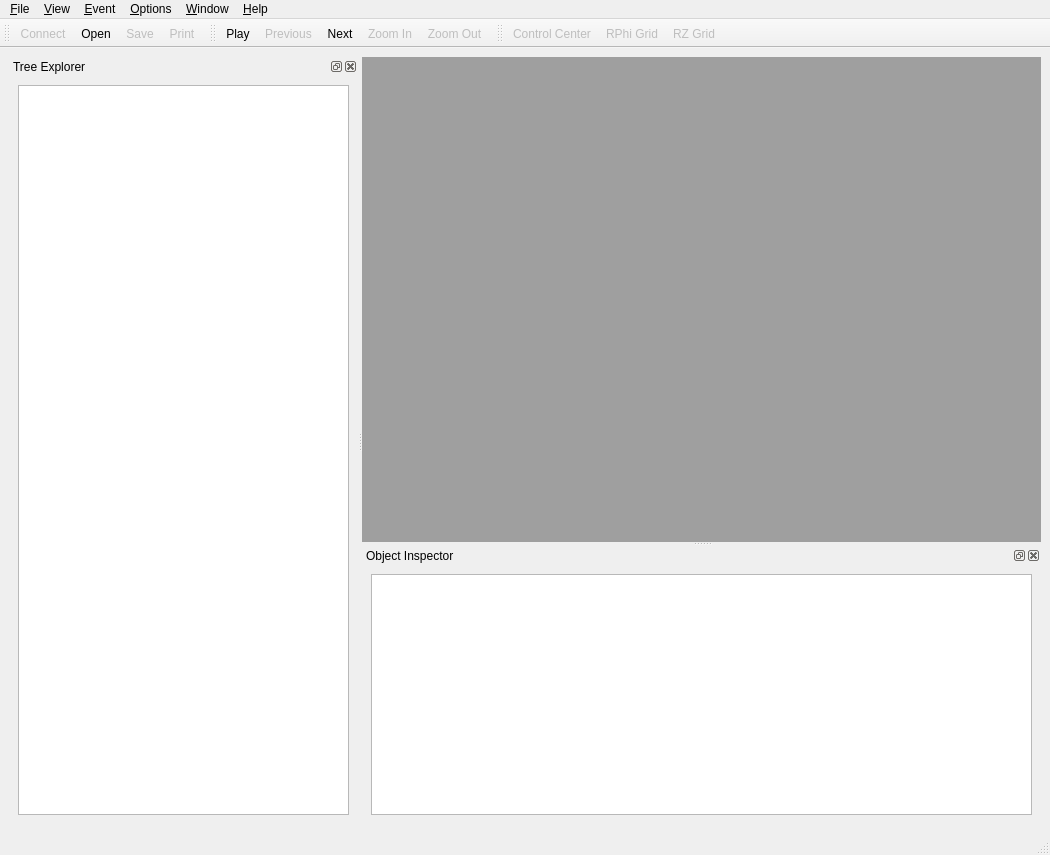
<?xml version="1.0" encoding="UTF-8"?>
<ui version="4.0">
 <class>IgMainWindow</class>
 <widget class="QMainWindow" name="IgMainWindow">
  <property name="geometry">
   <rect>
    <x>0</x>
    <y>0</y>
    <width>1050</width>
    <height>855</height>
   </rect>
  </property>
  <property name="windowTitle">
   <string>IGUANA iSpy</string>
  </property>
  <property name="windowIcon">
   <iconset resource="../interface/iggi.qrc">
    <normaloff>:/images/iguana-small.xpm</normaloff>:/images/iguana-small.xpm</iconset>
  </property>
  <property name="dockNestingEnabled">
   <bool>true</bool>
  </property>
  <property name="dockOptions">
   <set>QMainWindow::AllowNestedDocks|QMainWindow::AllowTabbedDocks|QMainWindow::AnimatedDocks|QMainWindow::VerticalTabs</set>
  </property>
  <widget class="QWidget" name="centralwidget">
   <layout class="QGridLayout" name="gridLayout_3">
    <item row="0" column="0">
     <widget class="QSplitter" name="splitter_2">
      <property name="orientation">
       <enum>Qt::Horizontal</enum>
      </property>
      <widget class="QDockWidget" name="dockTreeWidget">
       <property name="enabled">
        <bool>true</bool>
       </property>
       <property name="sizePolicy">
        <sizepolicy hsizetype="Preferred" vsizetype="Preferred">
         <horstretch>0</horstretch>
         <verstretch>0</verstretch>
        </sizepolicy>
       </property>
       <property name="minimumSize">
        <size>
         <width>112</width>
         <height>132</height>
        </size>
       </property>
       <property name="floating">
        <bool>false</bool>
       </property>
       <property name="features">
        <set>QDockWidget::AllDockWidgetFeatures</set>
       </property>
       <property name="windowTitle">
        <string>Tree Explorer</string>
       </property>
       <widget class="QWidget" name="dockTreeWidgetContents">
        <layout class="QGridLayout" name="gridLayout_2">
         <item row="0" column="0">
          <widget class="QTreeView" name="treeView">
           <property name="alternatingRowColors">
            <bool>true</bool>
           </property>
           <property name="headerHidden">
            <bool>false</bool>
           </property>
          </widget>
         </item>
        </layout>
       </widget>
      </widget>
      <widget class="QSplitter" name="splitter">
       <property name="orientation">
        <enum>Qt::Vertical</enum>
       </property>
       <widget class="QMdiArea" name="mdiArea">
        <property name="viewMode">
         <enum>QMdiArea::TabbedView</enum>
        </property>
       </widget>
       <widget class="QDockWidget" name="dockTableWidget">
        <property name="floating">
         <bool>false</bool>
        </property>
        <property name="windowTitle">
         <string>Object Inspector</string>
        </property>
        <widget class="QWidget" name="dockTableWidgetContents">
         <layout class="QGridLayout" name="gridLayout">
          <item row="0" column="0">
           <widget class="QTableView" name="tableView">
            <property name="editTriggers">
             <set>QAbstractItemView::NoEditTriggers</set>
            </property>
            <property name="alternatingRowColors">
             <bool>true</bool>
            </property>
           </widget>
          </item>
         </layout>
        </widget>
       </widget>
      </widget>
     </widget>
    </item>
   </layout>
  </widget>
  <widget class="QMenuBar" name="menubar">
   <property name="geometry">
    <rect>
     <x>0</x>
     <y>0</y>
     <width>1050</width>
     <height>22</height>
    </rect>
   </property>
   <widget class="QMenu" name="menuFile">
    <property name="tearOffEnabled">
     <bool>true</bool>
    </property>
    <property name="title">
     <string>&amp;File</string>
    </property>
    <widget class="QMenu" name="menuRecentOpenedFiles">
     <property name="enabled">
      <bool>false</bool>
     </property>
     <property name="title">
      <string>Recent</string>
     </property>
     <addaction name="separator"/>
     <addaction name="actionClearMenu"/>
    </widget>
    <addaction name="actionConnect"/>
    <addaction name="actionFileOpen"/>
    <addaction name="menuRecentOpenedFiles"/>
    <addaction name="separator"/>
    <addaction name="actionSave"/>
    <addaction name="actionSave_as"/>
    <addaction name="separator"/>
    <addaction name="actionPrint"/>
    <addaction name="actionSave_Image"/>
    <addaction name="separator"/>
    <addaction name="actionClose"/>
    <addaction name="separator"/>
    <addaction name="actionQuit"/>
   </widget>
   <widget class="QMenu" name="menuHelp">
    <property name="tearOffEnabled">
     <bool>true</bool>
    </property>
    <property name="title">
     <string>&amp;Help</string>
    </property>
    <addaction name="actionAbout"/>
    <addaction name="actionAbout_Qt"/>
   </widget>
   <widget class="QMenu" name="menuEvent">
    <property name="tearOffEnabled">
     <bool>true</bool>
    </property>
    <property name="title">
     <string>&amp;Event</string>
    </property>
    <addaction name="actionNext"/>
    <addaction name="actionPrevious"/>
    <addaction name="actionGo_to"/>
    <addaction name="actionSkip"/>
    <addaction name="actionRewind"/>
    <addaction name="separator"/>
    <addaction name="actionAuto"/>
   </widget>
   <widget class="QMenu" name="menuView">
    <property name="tearOffEnabled">
     <bool>true</bool>
    </property>
    <property name="title">
     <string>&amp;View</string>
    </property>
    <widget class="QMenu" name="menuAdd">
     <property name="enabled">
      <bool>false</bool>
     </property>
     <property name="title">
      <string>Add...</string>
     </property>
     <addaction name="action3D"/>
     <addaction name="actionRPhi"/>
     <addaction name="actionRZ"/>
     <addaction name="actionLego"/>
    </widget>
    <addaction name="menuAdd"/>
    <addaction name="separator"/>
    <addaction name="actionObject_Inspector"/>
    <addaction name="actionTwig_Explorer"/>
    <addaction name="separator"/>
    <addaction name="actionToolbars"/>
   </widget>
   <widget class="QMenu" name="menuOptions">
    <property name="tearOffEnabled">
     <bool>true</bool>
    </property>
    <property name="title">
     <string>&amp;Options</string>
    </property>
    <property name="separatorsCollapsible">
     <bool>true</bool>
    </property>
    <addaction name="actionOpen_Application_Settings"/>
    <addaction name="actionOpen_INI_File"/>
    <addaction name="actionOpen_Mac_Property_List"/>
    <addaction name="actionOpen_Windows_Registry_Path"/>
    <addaction name="separator"/>
    <addaction name="actionEditSettings"/>
    <addaction name="separator"/>
    <addaction name="actionRefresh"/>
    <addaction name="separator"/>
    <addaction name="actionAuto_Refresh"/>
    <addaction name="actionFallbacks"/>
    <addaction name="separator"/>
    <addaction name="actionSaveSettings"/>
   </widget>
   <widget class="QMenu" name="menuWindow">
    <property name="tearOffEnabled">
     <bool>true</bool>
    </property>
    <property name="title">
     <string>&amp;Window</string>
    </property>
    <addaction name="actionMaximize"/>
    <addaction name="actionFull_screen"/>
    <addaction name="separator"/>
    <addaction name="actionZoom_In"/>
    <addaction name="actionZoom_Out"/>
    <addaction name="separator"/>
    <addaction name="actionTile"/>
    <addaction name="actionCascade"/>
   </widget>
   <addaction name="menuFile"/>
   <addaction name="menuView"/>
   <addaction name="menuEvent"/>
   <addaction name="menuOptions"/>
   <addaction name="menuWindow"/>
   <addaction name="menuHelp"/>
  </widget>
  <widget class="QStatusBar" name="statusbar"/>
  <widget class="QToolBar" name="toolBarFile">
   <property name="windowTitle">
    <string>toolBar</string>
   </property>
   <attribute name="toolBarArea">
    <enum>TopToolBarArea</enum>
   </attribute>
   <attribute name="toolBarBreak">
    <bool>false</bool>
   </attribute>
   <addaction name="actionConnect"/>
   <addaction name="actionFileOpen"/>
   <addaction name="actionSave"/>
   <addaction name="actionPrint"/>
  </widget>
  <widget class="QToolBar" name="toolBarEvent">
   <property name="windowTitle">
    <string>toolBar</string>
   </property>
   <attribute name="toolBarArea">
    <enum>TopToolBarArea</enum>
   </attribute>
   <attribute name="toolBarBreak">
    <bool>false</bool>
   </attribute>
   <addaction name="actionAuto"/>
   <addaction name="actionPrevious"/>
   <addaction name="actionNext"/>
   <addaction name="actionZoom_In"/>
   <addaction name="actionZoom_Out"/>
  </widget>
  <widget class="QToolBar" name="toolBar">
   <property name="windowTitle">
    <string>toolBar</string>
   </property>
   <attribute name="toolBarArea">
    <enum>TopToolBarArea</enum>
   </attribute>
   <attribute name="toolBarBreak">
    <bool>false</bool>
   </attribute>
   <addaction name="actionShowControlCenter"/>
   <addaction name="actionRPhi_Grid"/>
   <addaction name="actionRZ_Grid"/>
  </widget>
  <action name="actionQuit">
   <property name="text">
    <string>&amp;Quit</string>
   </property>
   <property name="shortcut">
    <string>Ctrl+Q</string>
   </property>
  </action>
  <action name="actionFileOpen">
   <property name="icon">
    <iconset resource="../interface/iggi.qrc">
     <normaloff>:/images/fileopen.png</normaloff>:/images/fileopen.png</iconset>
   </property>
   <property name="text">
    <string>Open...</string>
   </property>
  </action>
  <action name="actionAbout">
   <property name="enabled">
    <bool>true</bool>
   </property>
   <property name="text">
    <string>About</string>
   </property>
  </action>
  <action name="actionNext">
   <property name="icon">
    <iconset resource="../interface/iggi.qrc">
     <normaloff>:/images/next.png</normaloff>:/images/next.png</iconset>
   </property>
   <property name="text">
    <string>&amp;Next</string>
   </property>
   <property name="shortcut">
    <string comment="Show next event in the ig file">Ctrl+N</string>
   </property>
  </action>
  <action name="actionPrevious">
   <property name="enabled">
    <bool>false</bool>
   </property>
   <property name="icon">
    <iconset resource="../interface/iggi.qrc">
     <normaloff>:/images/previous.png</normaloff>:/images/previous.png</iconset>
   </property>
   <property name="text">
    <string>&amp;Previous</string>
   </property>
   <property name="shortcut">
    <string>Ctrl+P</string>
   </property>
  </action>
  <action name="actionGo_to">
   <property name="enabled">
    <bool>false</bool>
   </property>
   <property name="text">
    <string>&amp;Go to...</string>
   </property>
  </action>
  <action name="actionSkip">
   <property name="enabled">
    <bool>false</bool>
   </property>
   <property name="text">
    <string>Skip...</string>
   </property>
  </action>
  <action name="actionAuto">
   <property name="checkable">
    <bool>true</bool>
   </property>
   <property name="icon">
    <iconset resource="../interface/iggi.qrc">
     <normaloff>:/images/play.png</normaloff>
     <normalon>:/images/pause.png</normalon>:/images/play.png</iconset>
   </property>
   <property name="text">
    <string>Play</string>
   </property>
   <property name="toolTip">
    <string>Play Events</string>
   </property>
  </action>
  <action name="action3D">
   <property name="text">
    <string>3D</string>
   </property>
  </action>
  <action name="actionRPhi">
   <property name="text">
    <string>RPhi</string>
   </property>
  </action>
  <action name="actionRZ">
   <property name="text">
    <string>RZ</string>
   </property>
  </action>
  <action name="actionLego">
   <property name="text">
    <string>Lego</string>
   </property>
  </action>
  <action name="actionPrint">
   <property name="enabled">
    <bool>false</bool>
   </property>
   <property name="icon">
    <iconset resource="../interface/iggi.qrc">
     <normaloff>:/images/print.png</normaloff>:/images/print.png</iconset>
   </property>
   <property name="text">
    <string>Print...</string>
   </property>
  </action>
  <action name="actionClose">
   <property name="enabled">
    <bool>false</bool>
   </property>
   <property name="text">
    <string>Close</string>
   </property>
   <property name="shortcut">
    <string>Ctrl+W</string>
   </property>
  </action>
  <action name="actionClearMenu">
   <property name="text">
    <string>Clear Menu</string>
   </property>
  </action>
  <action name="actionSave">
   <property name="enabled">
    <bool>false</bool>
   </property>
   <property name="icon">
    <iconset resource="../interface/iggi.qrc">
     <normaloff>:/images/filesave.png</normaloff>:/images/filesave.png</iconset>
   </property>
   <property name="text">
    <string>&amp;Save</string>
   </property>
   <property name="shortcut">
    <string>Ctrl+S</string>
   </property>
  </action>
  <action name="actionSave_as">
   <property name="enabled">
    <bool>false</bool>
   </property>
   <property name="text">
    <string>Save as...</string>
   </property>
  </action>
  <action name="actionSave_Image">
   <property name="enabled">
    <bool>false</bool>
   </property>
   <property name="text">
    <string>Save Image...</string>
   </property>
  </action>
  <action name="actionConnect">
   <property name="checkable">
    <bool>true</bool>
   </property>
   <property name="enabled">
    <bool>false</bool>
   </property>
   <property name="icon">
    <iconset resource="../interface/iggi.qrc">
     <normaloff>:/images/network4.png</normaloff>
     <activeoff>:/images/network-red.png</activeoff>
     <activeon>:/images/network-green.png</activeon>
     <selectedoff>:/images/network-red.png</selectedoff>
     <selectedon>:/images/network-green.png</selectedon>:/images/network4.png</iconset>
   </property>
   <property name="text">
    <string>Connect</string>
   </property>
   <property name="toolTip">
    <string>Connect Online to Iguana Producer</string>
   </property>
  </action>
  <action name="actionToolbars">
   <property name="enabled">
    <bool>false</bool>
   </property>
   <property name="text">
    <string>Toolbars</string>
   </property>
  </action>
  <action name="actionRewind">
   <property name="enabled">
    <bool>false</bool>
   </property>
   <property name="text">
    <string>Rewind</string>
   </property>
  </action>
  <action name="actionTwig_Explorer">
   <property name="checkable">
    <bool>true</bool>
   </property>
   <property name="checked">
    <bool>true</bool>
   </property>
   <property name="text">
    <string>Tree Explorer</string>
   </property>
  </action>
  <action name="actionObject_Inspector">
   <property name="checkable">
    <bool>true</bool>
   </property>
   <property name="checked">
    <bool>true</bool>
   </property>
   <property name="text">
    <string>Object Inspector</string>
   </property>
  </action>
  <action name="actionRPhi_Grid">
   <property name="checkable">
    <bool>true</bool>
   </property>
   <property name="enabled">
    <bool>false</bool>
   </property>
   <property name="icon">
    <iconset resource="../interface/iggi.qrc">
     <normaloff>:/images/crosshair.png</normaloff>
     <normalon>:/images/crosshair.png</normalon>:/images/crosshair.png</iconset>
   </property>
   <property name="text">
    <string>RPhi Grid</string>
   </property>
  </action>
  <action name="actionRZ_Grid">
   <property name="checkable">
    <bool>true</bool>
   </property>
   <property name="enabled">
    <bool>false</bool>
   </property>
   <property name="icon">
    <iconset resource="../interface/iggi.qrc">
     <normaloff>:/images/grid.png</normaloff>
     <normalon>:/images/grid.png</normalon>:/images/grid.png</iconset>
   </property>
   <property name="text">
    <string>RZ Grid</string>
   </property>
  </action>
  <action name="actionZoom_In">
   <property name="enabled">
    <bool>false</bool>
   </property>
   <property name="icon">
    <iconset resource="../interface/iggi.qrc">
     <normaloff>:/images/zoom_in.png</normaloff>:/images/zoom_in.png</iconset>
   </property>
   <property name="text">
    <string>Zoom In</string>
   </property>
   <property name="shortcut">
    <string>Ctrl++</string>
   </property>
  </action>
  <action name="actionZoom_Out">
   <property name="enabled">
    <bool>false</bool>
   </property>
   <property name="icon">
    <iconset resource="../interface/iggi.qrc">
     <normaloff>:/images/zoom_out.png</normaloff>:/images/zoom_out.png</iconset>
   </property>
   <property name="text">
    <string>Zoom Out</string>
   </property>
   <property name="shortcut">
    <string>Ctrl+-</string>
   </property>
  </action>
  <action name="actionShowControlCenter">
   <property name="checkable">
    <bool>true</bool>
   </property>
   <property name="enabled">
    <bool>false</bool>
   </property>
   <property name="icon">
    <iconset resource="../interface/iggi.qrc">
     <normaloff>:/images/controlcenter.png</normaloff>
     <normalon>:/images/controlcenter.png</normalon>:/images/controlcenter.png</iconset>
   </property>
   <property name="text">
    <string> Control Center</string>
   </property>
  </action>
  <action name="actionSaveSettings">
   <property name="checkable">
    <bool>true</bool>
   </property>
   <property name="text">
    <string>Save Settings</string>
   </property>
   <property name="whatsThis">
    <string>Save application settings on exit</string>
   </property>
  </action>
  <action name="actionEditSettings">
   <property name="text">
    <string>Edit Settings...</string>
   </property>
  </action>
  <action name="actionOpen_Application_Settings">
   <property name="text">
    <string>Open Application Settings...</string>
   </property>
  </action>
  <action name="actionOpen_INI_File">
   <property name="text">
    <string>Open INI File...</string>
   </property>
  </action>
  <action name="actionOpen_Mac_Property_List">
   <property name="text">
    <string>Open Mac Property List...</string>
   </property>
  </action>
  <action name="actionOpen_Windows_Registry_Path">
   <property name="text">
    <string>Open Windows Registry Path...</string>
   </property>
  </action>
  <action name="actionRefresh">
   <property name="checkable">
    <bool>false</bool>
   </property>
   <property name="checked">
    <bool>false</bool>
   </property>
   <property name="text">
    <string>Refresh</string>
   </property>
  </action>
  <action name="actionAuto_Refresh">
   <property name="checkable">
    <bool>true</bool>
   </property>
   <property name="checked">
    <bool>true</bool>
   </property>
   <property name="text">
    <string>Auto-Refresh</string>
   </property>
  </action>
  <action name="actionFallbacks">
   <property name="checkable">
    <bool>true</bool>
   </property>
   <property name="checked">
    <bool>true</bool>
   </property>
   <property name="text">
    <string>Fallbacks</string>
   </property>
  </action>
  <action name="actionAbout_Qt">
   <property name="text">
    <string>About Qt</string>
   </property>
  </action>
  <action name="actionMaximize">
   <property name="text">
    <string>Maximize</string>
   </property>
  </action>
  <action name="actionFull_screen">
   <property name="text">
    <string>Full screen</string>
   </property>
  </action>
  <action name="actionTile">
   <property name="text">
    <string>Tile</string>
   </property>
  </action>
  <action name="actionCascade">
   <property name="text">
    <string>Cascade</string>
   </property>
  </action>
 </widget>
 <resources>
  <include location="../interface/iggi.qrc"/>
 </resources>
 <connections>
  <connection>
   <sender>actionObject_Inspector</sender>
   <signal>triggered(bool)</signal>
   <receiver>dockTableWidget</receiver>
   <slot>setShown(bool)</slot>
   <hints>
    <hint type="sourcelabel">
     <x>-1</x>
     <y>-1</y>
    </hint>
    <hint type="destinationlabel">
     <x>946</x>
     <y>693</y>
    </hint>
   </hints>
  </connection>
  <connection>
   <sender>actionTwig_Explorer</sender>
   <signal>triggered(bool)</signal>
   <receiver>dockTreeWidget</receiver>
   <slot>setShown(bool)</slot>
   <hints>
    <hint type="sourcelabel">
     <x>-1</x>
     <y>-1</y>
    </hint>
    <hint type="destinationlabel">
     <x>120</x>
     <y>300</y>
    </hint>
   </hints>
  </connection>
  <connection>
   <sender>actionRPhi_Grid</sender>
   <signal>triggered(bool)</signal>
   <receiver>IgMainWindow</receiver>
   <slot>showRPhiGrid(bool)</slot>
   <hints>
    <hint type="sourcelabel">
     <x>-1</x>
     <y>-1</y>
    </hint>
    <hint type="destinationlabel">
     <x>477</x>
     <y>362</y>
    </hint>
   </hints>
  </connection>
  <connection>
   <sender>actionRZ_Grid</sender>
   <signal>triggered(bool)</signal>
   <receiver>IgMainWindow</receiver>
   <slot>showRZGrid(bool)</slot>
   <hints>
    <hint type="sourcelabel">
     <x>-1</x>
     <y>-1</y>
    </hint>
    <hint type="destinationlabel">
     <x>477</x>
     <y>362</y>
    </hint>
   </hints>
  </connection>
  <connection>
   <sender>actionZoom_In</sender>
   <signal>triggered()</signal>
   <receiver>IgMainWindow</receiver>
   <slot>zoomIn()</slot>
   <hints>
    <hint type="sourcelabel">
     <x>-1</x>
     <y>-1</y>
    </hint>
    <hint type="destinationlabel">
     <x>477</x>
     <y>362</y>
    </hint>
   </hints>
  </connection>
  <connection>
   <sender>actionZoom_Out</sender>
   <signal>triggered()</signal>
   <receiver>IgMainWindow</receiver>
   <slot>zoomOut()</slot>
   <hints>
    <hint type="sourcelabel">
     <x>-1</x>
     <y>-1</y>
    </hint>
    <hint type="destinationlabel">
     <x>477</x>
     <y>362</y>
    </hint>
   </hints>
  </connection>
  <connection>
   <sender>actionShowControlCenter</sender>
   <signal>triggered(bool)</signal>
   <receiver>IgMainWindow</receiver>
   <slot>showControlCenter(bool)</slot>
   <hints>
    <hint type="sourcelabel">
     <x>-1</x>
     <y>-1</y>
    </hint>
    <hint type="destinationlabel">
     <x>477</x>
     <y>362</y>
    </hint>
   </hints>
  </connection>
  <connection>
   <sender>actionSaveSettings</sender>
   <signal>triggered(bool)</signal>
   <receiver>IgMainWindow</receiver>
   <slot>writeSettings(bool)</slot>
   <hints>
    <hint type="sourcelabel">
     <x>-1</x>
     <y>-1</y>
    </hint>
    <hint type="destinationlabel">
     <x>512</x>
     <y>387</y>
    </hint>
   </hints>
  </connection>
  <connection>
   <sender>actionEditSettings</sender>
   <signal>triggered()</signal>
   <receiver>IgMainWindow</receiver>
   <slot>showSettingsEditor()</slot>
   <hints>
    <hint type="sourcelabel">
     <x>-1</x>
     <y>-1</y>
    </hint>
    <hint type="destinationlabel">
     <x>512</x>
     <y>387</y>
    </hint>
   </hints>
  </connection>
  <connection>
   <sender>actionAbout</sender>
   <signal>triggered()</signal>
   <receiver>IgMainWindow</receiver>
   <slot>about()</slot>
   <hints>
    <hint type="sourcelabel">
     <x>-1</x>
     <y>-1</y>
    </hint>
    <hint type="destinationlabel">
     <x>512</x>
     <y>387</y>
    </hint>
   </hints>
  </connection>
  <connection>
   <sender>actionAbout_Qt</sender>
   <signal>triggered()</signal>
   <receiver>IgMainWindow</receiver>
   <slot>aboutQt()</slot>
   <hints>
    <hint type="sourcelabel">
     <x>-1</x>
     <y>-1</y>
    </hint>
    <hint type="destinationlabel">
     <x>512</x>
     <y>387</y>
    </hint>
   </hints>
  </connection>
  <connection>
   <sender>actionOpen_Application_Settings</sender>
   <signal>triggered()</signal>
   <receiver>IgMainWindow</receiver>
   <slot>openSettings()</slot>
   <hints>
    <hint type="sourcelabel">
     <x>-1</x>
     <y>-1</y>
    </hint>
    <hint type="destinationlabel">
     <x>512</x>
     <y>387</y>
    </hint>
   </hints>
  </connection>
  <connection>
   <sender>actionOpen_INI_File</sender>
   <signal>triggered()</signal>
   <receiver>IgMainWindow</receiver>
   <slot>openIniFile()</slot>
   <hints>
    <hint type="sourcelabel">
     <x>-1</x>
     <y>-1</y>
    </hint>
    <hint type="destinationlabel">
     <x>512</x>
     <y>387</y>
    </hint>
   </hints>
  </connection>
  <connection>
   <sender>actionOpen_Mac_Property_List</sender>
   <signal>triggered()</signal>
   <receiver>IgMainWindow</receiver>
   <slot>openPropertyList()</slot>
   <hints>
    <hint type="sourcelabel">
     <x>-1</x>
     <y>-1</y>
    </hint>
    <hint type="destinationlabel">
     <x>512</x>
     <y>387</y>
    </hint>
   </hints>
  </connection>
  <connection>
   <sender>actionOpen_Windows_Registry_Path</sender>
   <signal>triggered()</signal>
   <receiver>IgMainWindow</receiver>
   <slot>openRegistryPath()</slot>
   <hints>
    <hint type="sourcelabel">
     <x>-1</x>
     <y>-1</y>
    </hint>
    <hint type="destinationlabel">
     <x>512</x>
     <y>387</y>
    </hint>
   </hints>
  </connection>
  <connection>
   <sender>actionRefresh</sender>
   <signal>triggered()</signal>
   <receiver>IgMainWindow</receiver>
   <slot>refreshSettingsEditor()</slot>
   <hints>
    <hint type="sourcelabel">
     <x>-1</x>
     <y>-1</y>
    </hint>
    <hint type="destinationlabel">
     <x>512</x>
     <y>387</y>
    </hint>
   </hints>
  </connection>
  <connection>
   <sender>actionAuto_Refresh</sender>
   <signal>triggered(bool)</signal>
   <receiver>IgMainWindow</receiver>
   <slot>setAutoRefresh(bool)</slot>
   <hints>
    <hint type="sourcelabel">
     <x>-1</x>
     <y>-1</y>
    </hint>
    <hint type="destinationlabel">
     <x>512</x>
     <y>387</y>
    </hint>
   </hints>
  </connection>
  <connection>
   <sender>actionFallbacks</sender>
   <signal>triggered(bool)</signal>
   <receiver>IgMainWindow</receiver>
   <slot>setFallbacksEnable(bool)</slot>
   <hints>
    <hint type="sourcelabel">
     <x>-1</x>
     <y>-1</y>
    </hint>
    <hint type="destinationlabel">
     <x>512</x>
     <y>387</y>
    </hint>
   </hints>
  </connection>
  <connection>
   <sender>dockTableWidget</sender>
   <signal>visibilityChanged(bool)</signal>
   <receiver>actionObject_Inspector</receiver>
   <slot>setChecked(bool)</slot>
   <hints>
    <hint type="sourcelabel">
     <x>892</x>
     <y>747</y>
    </hint>
    <hint type="destinationlabel">
     <x>-1</x>
     <y>-1</y>
    </hint>
   </hints>
  </connection>
  <connection>
   <sender>dockTreeWidget</sender>
   <signal>visibilityChanged(bool)</signal>
   <receiver>actionTwig_Explorer</receiver>
   <slot>setChecked(bool)</slot>
   <hints>
    <hint type="sourcelabel">
     <x>120</x>
     <y>483</y>
    </hint>
    <hint type="destinationlabel">
     <x>-1</x>
     <y>-1</y>
    </hint>
   </hints>
  </connection>
  <connection>
   <sender>actionObject_Inspector</sender>
   <signal>triggered(bool)</signal>
   <receiver>actionObject_Inspector</receiver>
   <slot>setChecked(bool)</slot>
   <hints>
    <hint type="sourcelabel">
     <x>-1</x>
     <y>-1</y>
    </hint>
    <hint type="destinationlabel">
     <x>-1</x>
     <y>-1</y>
    </hint>
   </hints>
  </connection>
  <connection>
   <sender>actionTwig_Explorer</sender>
   <signal>triggered(bool)</signal>
   <receiver>actionTwig_Explorer</receiver>
   <slot>setChecked(bool)</slot>
   <hints>
    <hint type="sourcelabel">
     <x>-1</x>
     <y>-1</y>
    </hint>
    <hint type="destinationlabel">
     <x>-1</x>
     <y>-1</y>
    </hint>
   </hints>
  </connection>
  <connection>
   <sender>actionMaximize</sender>
   <signal>triggered()</signal>
   <receiver>IgMainWindow</receiver>
   <slot>showMaximized()</slot>
   <hints>
    <hint type="sourcelabel">
     <x>-1</x>
     <y>-1</y>
    </hint>
    <hint type="destinationlabel">
     <x>524</x>
     <y>427</y>
    </hint>
   </hints>
  </connection>
  <connection>
   <sender>actionFull_screen</sender>
   <signal>triggered()</signal>
   <receiver>IgMainWindow</receiver>
   <slot>showFullScreen()</slot>
   <hints>
    <hint type="sourcelabel">
     <x>-1</x>
     <y>-1</y>
    </hint>
    <hint type="destinationlabel">
     <x>524</x>
     <y>427</y>
    </hint>
   </hints>
  </connection>
  <connection>
   <sender>actionTile</sender>
   <signal>triggered()</signal>
   <receiver>mdiArea</receiver>
   <slot>tileSubWindows()</slot>
   <hints>
    <hint type="sourcelabel">
     <x>-1</x>
     <y>-1</y>
    </hint>
    <hint type="destinationlabel">
     <x>696</x>
     <y>296</y>
    </hint>
   </hints>
  </connection>
  <connection>
   <sender>actionCascade</sender>
   <signal>triggered()</signal>
   <receiver>mdiArea</receiver>
   <slot>cascadeSubWindows()</slot>
   <hints>
    <hint type="sourcelabel">
     <x>-1</x>
     <y>-1</y>
    </hint>
    <hint type="destinationlabel">
     <x>696</x>
     <y>296</y>
    </hint>
   </hints>
  </connection>
 </connections>
 <slots>
  <slot>showRPhiGrid(bool)</slot>
  <slot>showRZGrid(bool)</slot>
  <slot>zoomIn()</slot>
  <slot>zoomOut()</slot>
  <slot>showControlCenter(bool)</slot>
  <slot>writeSettings(bool)</slot>
  <slot>editSettings()</slot>
  <slot>showSettingsEditor()</slot>
  <slot>openSettings()</slot>
  <slot>openIniFile()</slot>
  <slot>openPropertyList()</slot>
  <slot>openRegistryPath()</slot>
  <slot>refreshSettingsEditor()</slot>
  <slot>setAutoRefresh(bool)</slot>
  <slot>setFallbacksEnable(bool)</slot>
  <slot>about()</slot>
  <slot>aboutQt()</slot>
 </slots>
</ui>
